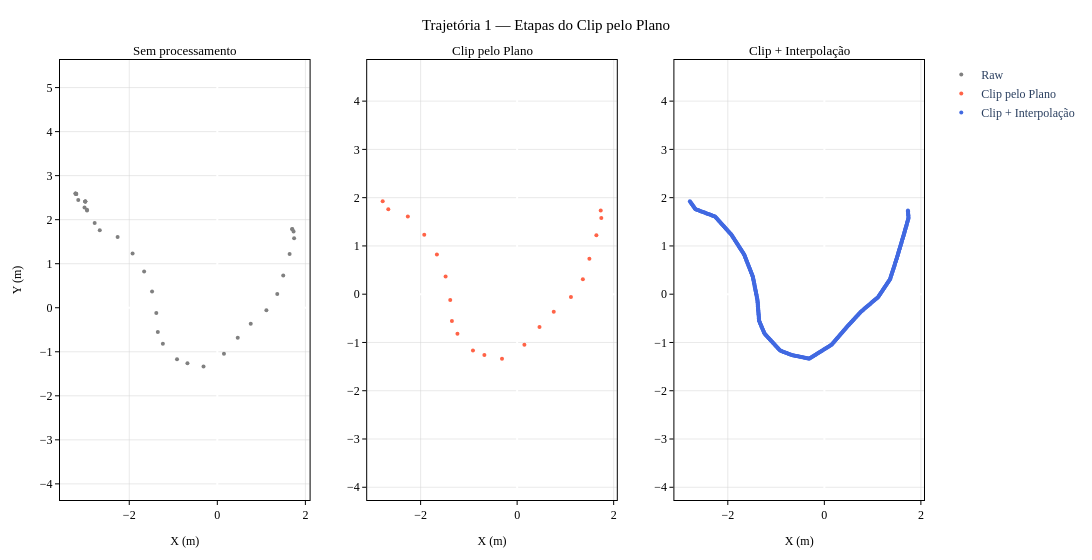

Write notebook code for a chart like this one.
### Markdown cell above
**Verificação das Trajetórias 2 câmeras (clip):** comparação entre sem processamento, clip pelo plano e após interpolação.

### Code cell
_df = paths_df[0]
_raw_x = _df['pos_x'].values
_raw_y = _df['pos_y'].values

_clip_only_x, _clip_only_y = clip_to_plan(_raw_x, _raw_y, median_plan_x_2cam, median_plan_y_2cam)
_clip_x, _clip_y           = paths_clipped_2cam[0]

fig = make_subplots(rows=1, cols=3, subplot_titles=[
    "Sem processamento",
    "Clip pelo Plano",
    "Clip + Interpolação"
])

fig.add_trace(go.Scatter(
    x=_raw_x, y=_raw_y,
    mode='markers', name='Raw',
    marker=dict(color='gray', size=4)
), row=1, col=1)

fig.add_trace(go.Scatter(
    x=_clip_only_x, y=_clip_only_y,
    mode='markers', name='Clip pelo Plano',
    marker=dict(color='tomato', size=4)
), row=1, col=2)

fig.add_trace(go.Scatter(
    x=_clip_x, y=_clip_y,
    mode='markers', name='Clip + Interpolação',
    marker=dict(color='royalblue', size=4)
), row=1, col=3)

fig.update_xaxes(title_text='X (m)')
fig.update_yaxes(title_text='Y (m)', scaleanchor='x',  row=1, col=1)
fig.update_yaxes(scaleanchor='x2', row=1, col=2)
fig.update_yaxes(scaleanchor='x3', row=1, col=3)
fig.update_layout(title='Trajetória 1 — Etapas do Clip pelo Plano', hovermode='closest', width=1300)
apply_ieee_style(fig)
save_fig(fig, 'wc_path1_clip_steps.svg')
fig.show()

### Figure 1 — Plotly figure (JSON) as saved in the notebook; plotly's stock layout.template omitted (floating-point values rounded to 4 significant figures; data arrays with more than 128 entries replaced by an {"elided": "..."} marker saying what was removed)
{"data": [{"marker": {"color": "gray", "size": 4}, "mode": "markers", "name": "Raw", "type": "scatter", "x": [-2.999, -2.999, -2.998, -2.998, -3.204, -3.204, -3.221, -3.219, -3.217, -3.158, -3.016, -2.959, -2.959, -2.786, -2.67, -2.265, -1.925, -1.663, -1.482, -1.386, -1.351, -1.237, -0.9152, -0.6786, -0.3134, 0.1505, 0.4635, 0.7587, 1.115, 1.361, 1.497, 1.642, 1.744, 1.732, 1.704, 1.699], "xaxis": "x", "y": [2.414, 2.414, 2.414, 2.414, 2.585, 2.585, 2.595, 2.593, 2.586, 2.447, 2.278, 2.226, 2.207, 1.924, 1.76, 1.609, 1.232, 0.8244, 0.3663, -0.1203, -0.5533, -0.8195, -1.168, -1.26, -1.335, -1.046, -0.6822, -0.3619, -0.0586, 0.3121, 0.7348, 1.22, 1.581, 1.734, 1.782, 1.789], "yaxis": "y"}, {"marker": {"color": "tomato", "size": 4}, "mode": "markers", "name": "Clip pelo Plano", "type": "scatter", "x": [-2.786, -2.67, -2.265, -1.925, -1.663, -1.482, -1.386, -1.351, -1.237, -0.9152, -0.6786, -0.3134, 0.1505, 0.4635, 0.7587, 1.115, 1.361, 1.497, 1.642, 1.744, 1.732], "xaxis": "x2", "y": [1.924, 1.76, 1.609, 1.232, 0.8244, 0.3663, -0.1203, -0.5533, -0.8195, -1.168, -1.26, -1.335, -1.046, -0.6822, -0.3619, -0.0586, 0.3121, 0.7348, 1.22, 1.581, 1.734], "yaxis": "y2"}, {"marker": {"color": "royalblue", "size": 4}, "mode": "markers", "name": "Clip + Interpolação", "type": "scatter", "x": {"elided": "500 float values"}, "xaxis": "x3", "y": {"elided": "500 float values"}, "yaxis": "y3"}], "layout": {"annotations": [{"font": {"color": "black", "family": "Times New Roman", "size": 13}, "showarrow": false, "text": "Sem processamento", "x": 0.1444, "xanchor": "center", "xref": "paper", "y": 1, "yanchor": "bottom", "yref": "paper"}, {"font": {"color": "black", "family": "Times New Roman", "size": 13}, "showarrow": false, "text": "Clip pelo Plano", "x": 0.5, "xanchor": "center", "xref": "paper", "y": 1, "yanchor": "bottom", "yref": "paper"}, {"font": {"color": "black", "family": "Times New Roman", "size": 13}, "showarrow": false, "text": "Clip + Interpolação", "x": 0.8556, "xanchor": "center", "xref": "paper", "y": 1, "yanchor": "bottom", "yref": "paper"}], "hovermode": "closest", "legend": {"font": {"family": "Times New Roman", "size": 12}}, "margin": {"b": 60, "l": 60, "r": 20, "t": 60}, "paper_bgcolor": "white", "plot_bgcolor": "white", "title": {"font": {"color": "black", "family": "Times New Roman", "size": 15}, "text": "Trajetória 1 — Etapas do Clip pelo Plano", "x": 0.5, "xanchor": "center"}, "width": 1300, "xaxis": {"anchor": "y", "domain": [0, 0.2889], "gridcolor": "lightgrey", "gridwidth": 0.5, "linecolor": "black", "linewidth": 1, "mirror": true, "showgrid": true, "showline": true, "tickcolor": "black", "tickfont": {"color": "black", "family": "Times New Roman", "size": 12}, "ticklen": 4, "ticks": "outside", "tickwidth": 1, "title": {"font": {"color": "black", "family": "Times New Roman", "size": 12}, "text": "X (m)"}}, "xaxis2": {"anchor": "y2", "domain": [0.3556, 0.6444], "gridcolor": "lightgrey", "gridwidth": 0.5, "linecolor": "black", "linewidth": 1, "mirror": true, "showgrid": true, "showline": true, "tickcolor": "black", "tickfont": {"color": "black", "family": "Times New Roman", "size": 12}, "ticklen": 4, "ticks": "outside", "tickwidth": 1, "title": {"font": {"color": "black", "family": "Times New Roman", "size": 12}, "text": "X (m)"}}, "xaxis3": {"anchor": "y3", "domain": [0.7111, 1], "gridcolor": "lightgrey", "gridwidth": 0.5, "linecolor": "black", "linewidth": 1, "mirror": true, "showgrid": true, "showline": true, "tickcolor": "black", "tickfont": {"color": "black", "family": "Times New Roman", "size": 12}, "ticklen": 4, "ticks": "outside", "tickwidth": 1, "title": {"font": {"color": "black", "family": "Times New Roman", "size": 12}, "text": "X (m)"}}, "yaxis": {"anchor": "x", "domain": [0, 1], "gridcolor": "lightgrey", "gridwidth": 0.5, "linecolor": "black", "linewidth": 1, "mirror": true, "scaleanchor": "x", "showgrid": true, "showline": true, "tickcolor": "black", "tickfont": {"color": "black", "family": "Times New Roman", "size": 12}, "ticklen": 4, "ticks": "outside", "tickwidth": 1, "title": {"font": {"color": "black", "family": "Times New Roman", "size": 12}, "text": "Y (m)"}}, "yaxis2": {"anchor": "x2", "domain": [0, 1], "gridcolor": "lightgrey", "gridwidth": 0.5, "linecolor": "black", "linewidth": 1, "mirror": true, "scaleanchor": "x2", "showgrid": true, "showline": true, "tickcolor": "black", "tickfont": {"color": "black", "family": "Times New Roman", "size": 12}, "ticklen": 4, "ticks": "outside", "tickwidth": 1, "title": {"font": {"color": "black", "family": "Times New Roman", "size": 12}}}, "yaxis3": {"anchor": "x3", "domain": [0, 1], "gridcolor": "lightgrey", "gridwidth": 0.5, "linecolor": "black", "linewidth": 1, "mirror": true, "scaleanchor": "x3", "showgrid": true, "showline": true, "tickcolor": "black", "tickfont": {"color": "black", "family": "Times New Roman", "size": 12}, "ticklen": 4, "ticks": "outside", "tickwidth": 1, "title": {"font": {"color": "black", "family": "Times New Roman", "size": 12}}}}}
